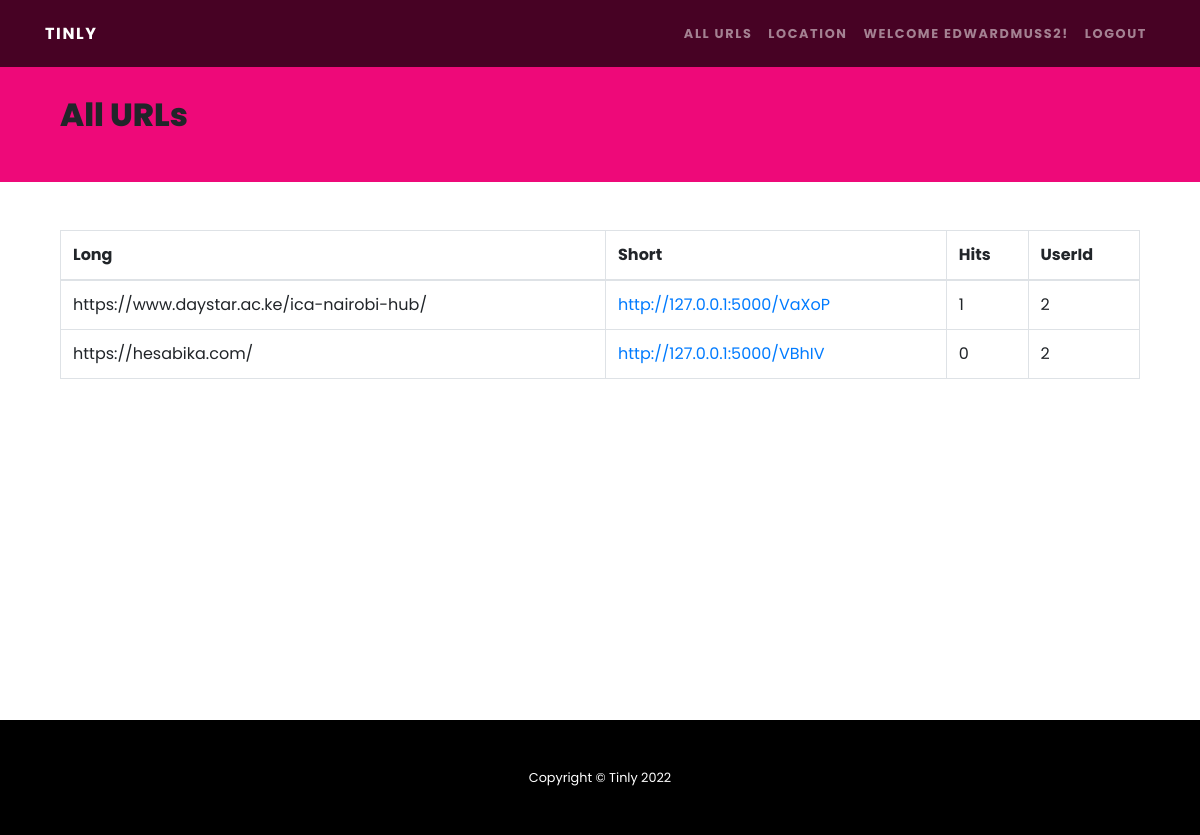
The app's page /all-urls (signed in) with its own data.
### models/base_model.py (models this page shows, shortened)
class User(db.Model, UserMixin):
    id = db.Column(db.Integer, primary_key=True)
    username = db.Column(db.String(20), nullable=False, unique=True)
    email = db.Column(db.String(120), unique=True, nullable=False)
    image_file = db.Column(db.String(20), nullable=False, default='default.jpg')
    password = db.Column(db.String(80), nullable=False)
    created_at = db.Column(DateTime, default=datetime.datetime.now)
    updated_at = db.Column(DateTime, default=datetime.datetime.now, onupdate=datetime.datetime.now)

class Urls(db.Model):
    id_ = db.Column("id_", db.Integer, primary_key=True)
    user_id = db.Column("user_id", db.Integer, db.ForeignKey('user.id'), nullable=True, default=0)
    long = db.Column("long", db.String())
    short = db.Column("short", db.String(10), nullable=False, unique=True)
    hits = db.Column("hits", db.Integer, nullable=False, default=0)
    created_at = db.Column(DateTime, default=datetime.datetime.now)
    updated_at = db.Column(DateTime, default=datetime.datetime.now, onupdate=datetime.datetime.now)

### core/routes/web.py (the view)
@app.route('/all-urls')
@login_required
def display_all():
    return render_template('all-urls.html', vals=Urls.query.filter_by(user_id = current_user.id).all(), base_url=base_url)

### core/auth.py (called while the page is built)
@login_manager.user_loader
def load_user(user_id):
    return User.query.get(int(user_id))

### core/templates/all-urls.html (shortened to what this page needs)
{% extends "base.html" %}
{% block content %}
    <div class="row bg-primary pt-5">
        <div class="container">
            <div class="col-md-12 mt-5 mb-5">
                <h2 class="">All URLs</h2>
            </div>
        </div>
    </div>
        <div class="row">
        <div class="container">
            <div class="col-md-12 mt-5">
                <table class="table table-stripped table-bordered">
                    <thead class="">
                        <th>Long</th>
                        <th>Short</th>
                        <th>Hits</th>
                        <th>UserId</th>
                    </thead>
                    <tbody>
                        {% for row in vals %}
                        <tr>
                            <td>{{row.long}}</td>
                            <td><a href="{{base_url + '/' + row.short}}">{{base_url + '/' + row.short}}</a></a></td>
                            <td>{{row.hits}}</td>
                            <td>{{row.user_id}}</td>
                        </tr>
                        {% endfor %}
                    </tbody>
                </table>
            </div>
        </div>
    </div>
{% endblock %}

### core/templates/base.html (shortened to what this page needs)
<!DOCTYPE html>
<html lang="en">
<head>
    <link rel="stylesheet" href="https://stackpath.bootstrapcdn.com/bootstrap/4.5.2/css/bootstrap.min.css">
    <link href='https://cdnjs.cloudflare.com/ajax/libs/font-awesome/4.0.3/css/font-awesome.css' rel='stylesheet'>
	<link href="{{ url_for('static',filename='css/style.css') }}" rel="stylesheet">
</head>
<body oncontextmenu='return true' class='snippet-body'>
    <div class="main">
        <nav class="navbar navbar-expand-lg navbar-dark navbar-custom fixed-top">
            <div class="container">
                <a class="navbar-brand" href=".">Tinly</a>
                <div class="collapse navbar-collapse" id="navbarResponsive">
                    <ul class="navbar-nav ml-auto">
                        {% if current_user.is_authenticated %}
                            <li class="nav-item">
                                <a class="nav-link" href="all-urls">All Urls</a>
                            </li>
                            <li class="nav-item">
                                <a class="nav-link" href="user-location">Location</a>
                            </li>
                            <li class="nav-item">
                                <a class="nav-link" href="{{ url_for('dashboard') }}">Welcome {{ current_user.username }}!</a>
                            </li>
                            <li class="nav-item">
                                <a class="nav-link" href="{{ url_for('logout') }}">Logout</a>
                            </li>
                        {% endif %}
                    </ul>
                </div>
            </div>
        </nav>
        {% block content%}
        {% endblock %}
    </div>
  <footer class="py-5 bg-black">
    <div class="container">
        <p class="m-0 text-center text-white small">Copyright &copy; Tinly {{ moment().format('YYYY') }}</p>
    </div>
</footer>
</body>
</html>

### static/css/style.css (style rules this page uses)
body { font-family: "Poppins"; margin: 0px; padding: 0px; position: absolute; width: 100%; height: 100vh; }
.main { display: flex; flex-direction: column; min-height: 90%; }
h1, h2, h3, h4, h5, h6 { font-family: "Poppins"; font-weight: 800 !important }
.bg-black { background-color: #000 !important }
.navbar-custom { padding-top: 1rem; padding-bottom: 1rem; background-color: rgba(0, 0, 0, .7) }
.navbar-custom .navbar-brand { text-transform: uppercase; font-size: 1rem; letter-spacing: .1rem; font-weight: 700 }
.navbar-custom .navbar-nav .nav-item .nav-link { text-transform: uppercase; font-size: .8rem; font-weight: 700; letter-spacing: .1rem }
.bg-primary { background-color: #ee0979 !important }
footer { left: 0; bottom: 0; width: 100%; background-color: red; color: white; text-align: center; flex: 0 0 auto; }

### records on screen
User: username "EDWARDMUSS2"
Urls: long "https://www.daystar.ac.ke/ica-nairobi-hub/", short "http://127.0.0.1:5000/VaXoP", hits "1", user_id "2"
Urls: long "https://hesabika.com/", short "http://127.0.0.1:5000/VBhIV", hits "0", user_id "2"

### other values on screen
{{ moment().format('YYYY') }} "2022"
